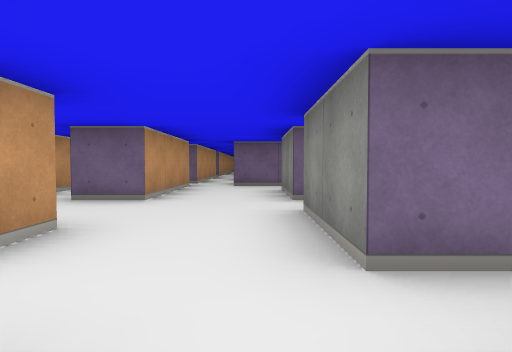
view 1 (above)

16 first-person views from a walk through a cub3D ray-caster map. The camera is about half as high as the walls, tilts 2° down and sees 75° across. The floor is counted in squares. Each view is taken from the middle of a square. On the plan, view 1 faces up. The plan holds only what a view shows up to about 9 squares ahead; the rest is blank.

view 2
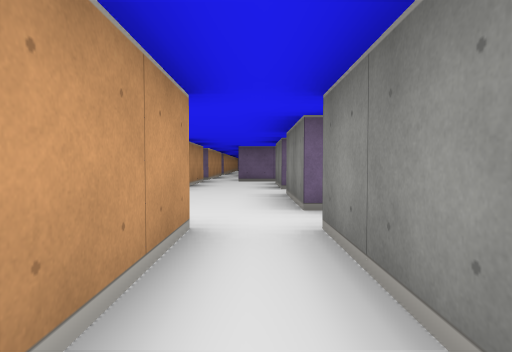

view 3
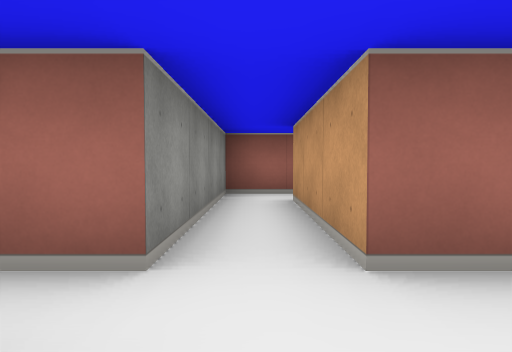

view 4
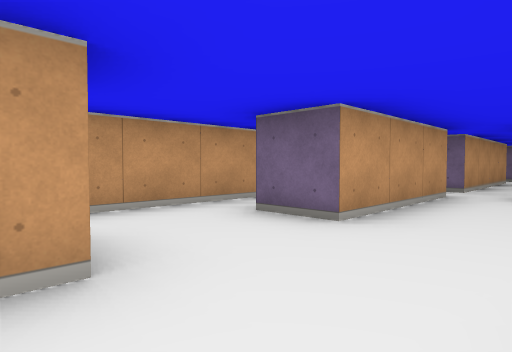

view 5
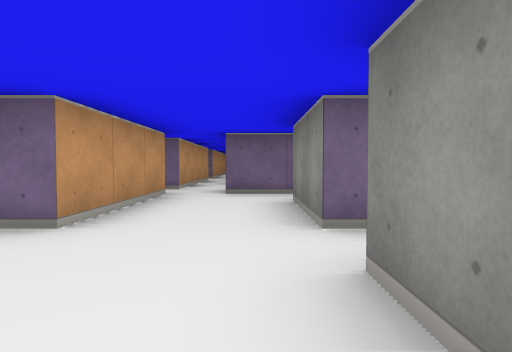

view 6
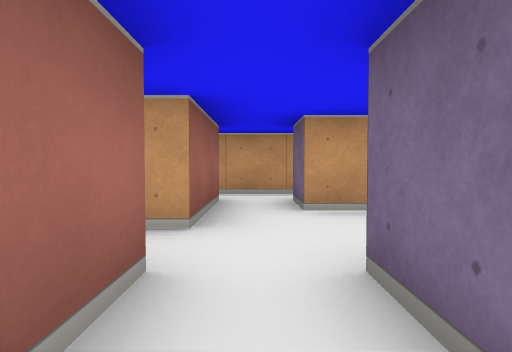

view 7
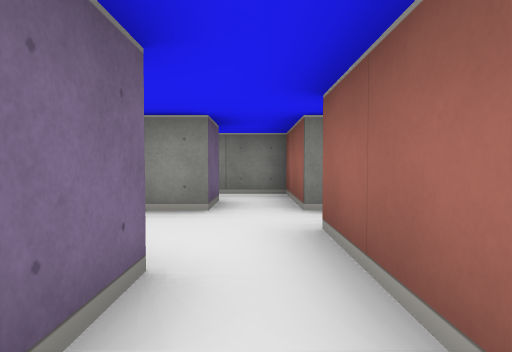

view 8
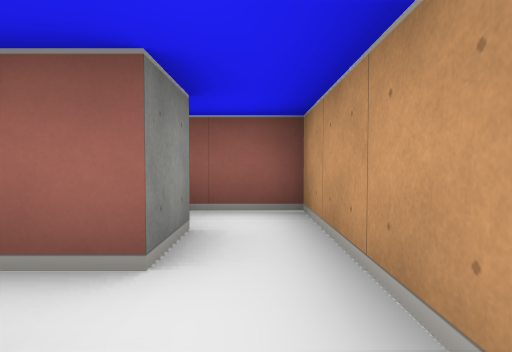

view 9
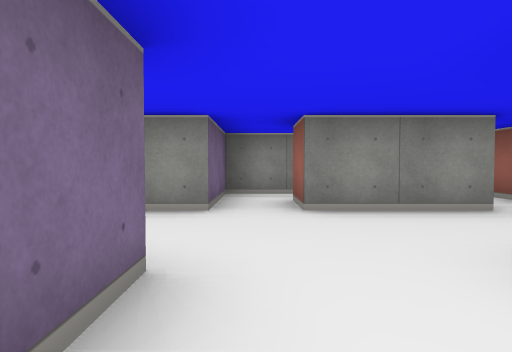

view 10
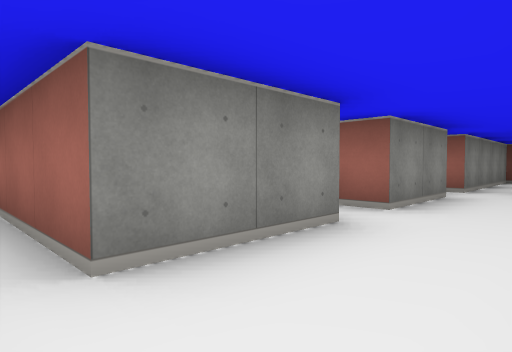

view 11
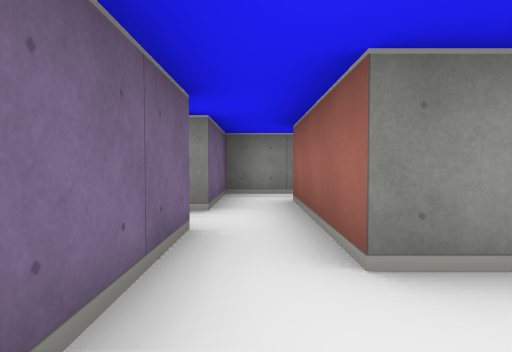

view 12
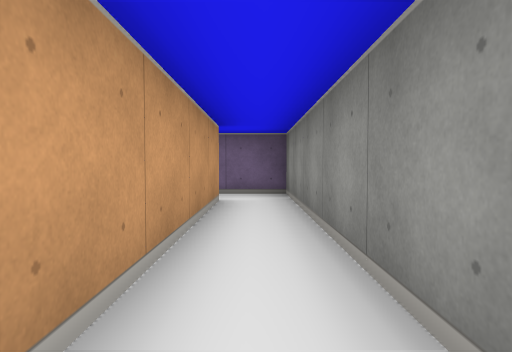

view 13
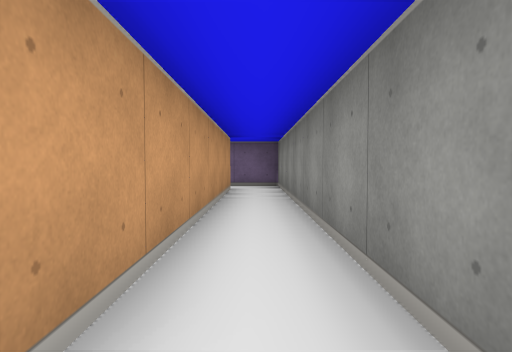

view 14
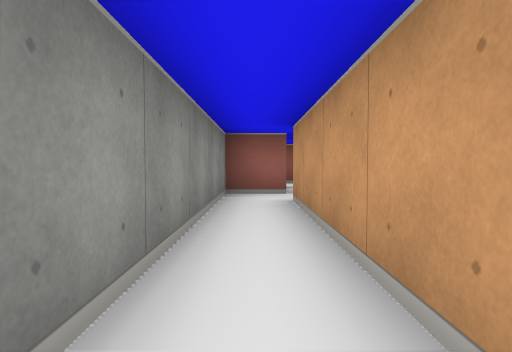

view 15
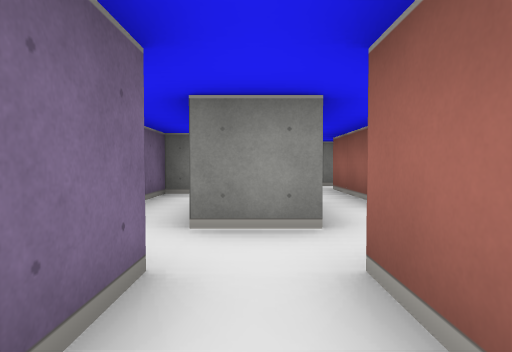

view 16
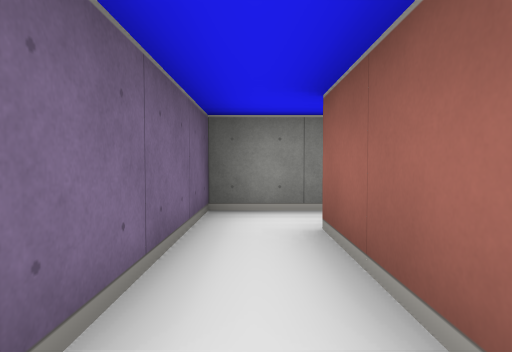

### Floor plan
Points are (right, up) in squares from view 1. A wall is a line through its corners. A room is listed if a view was taken in it or the views show most of it. See-through windows are left out.
Room 1 (views 1, 2)
walls: (-0.6, -3.5) (0.5, -3.5) (0.5, 0.5); (-0.5, 0.5) (-0.5, -2.5)
ways out: opening at (0, 1) to room 2
Room 2 (views 3, 4, 5, 7, 8, 9, 15)
walls: (-2.4, 7.5) (-1.5, 7.5); (-1.5, 8.5) (-2.4, 8.5); (-1.5, 6.5) (-1.5, 4.5) (-2.5, 4.5); (-3.5, 6.4) (-3.5, 3.1); (1.5, 4.5) (0.5, 4.5) (0.5, 6.5); (-1.5, 2.6) (-1.5, 1.5) (-2.5, 1.5); (-3.5, 1.6) (-3.5, -1.5) (-2.2, -1.5); (1.5, 1.5) (0.5, 1.5) (0.5, 3.5) (1.5, 3.5); (0.5, 0.5) (1.5, 0.5); (-2.5, -0.5) (-2.5, 0.5) (-0.5, 0.5)
ways out: opening at (0, 1) to room 1; opening at (1, 1) to room 3; opening at (-2, 8) to room 4; opening at (-0.5, 5.5) to room 4; opening at (1, 4) to room 7
Room 3 (view 6)
walls: (1.5, 0.5) (2.5, 0.5) (2.5, 1.6)
ways out: opening at (1, 1) to room 2; opening at (2, 2.5) to room 7
Room 4 (views 10, 11, 16)
walls: (-1.5, 12.5) (-1.5, 8.5); (1.5, 9.5) (-0.4, 9.5); (-1.5, 7.5) (-1.5, 6.5); (1.5, 7.5) (-0.5, 7.5) (-0.5, 8.5) (1.5, 8.5); (0.5, 6.5) (1.5, 6.5)
ways out: opening at (-2, 8) to room 2; opening at (-0.5, 5.5) to room 2; opening at (1, 7) to room 6; opening at (0.5, 9) to room 8
Room 5 (views 12, 13, 14)
walls: (3.5, 6.5) (3.5, 0.5); (3.4, -0.5) (4.5, -0.5) (4.5, 7.5) (3.5, 7.5)
ways out: opening at (3, 7) to room 6
Room 6 (no view inside)
walls: (1.5, 6.5) (3.5, 6.5); (3.5, 7.5) (2.5, 7.5) (2.5, 8.5)
ways out: opening at (1, 7) to room 4; opening at (3, 7) to room 5; opening at (2, 8) to room 8
Room 7 (no view inside)
walls: (2.5, 3.4) (2.5, 4.5) (1.5, 4.5)
ways out: opening at (1, 4) to room 2; opening at (2, 2.5) to room 3
Room 8 (no view inside)
walls: (2.5, 8.5) (2.5, 9.5) (1.5, 9.5)
ways out: opening at (0.5, 9) to room 4; opening at (2, 8) to room 6

Where each view was taken, in squares from view 1:
view 1: 0 up, 0 right, facing up
view 2: 2 down, 0 right, facing up
view 3: 2 up, 0 right, facing down
view 4: 2 up, 0 right, facing up-left
view 5: 2 up, 0 right, facing up
view 6: 1 up, 2 right, facing left
view 7: 1 up, 3 left, facing right
view 8: 2 up, 3 left, facing down
view 9: 4 up, 3 left, facing right
view 10: 7 up, 1 left, facing down-right
view 11: 7 up, 1 left, facing right
view 12: 2 up, 4 right, facing up
view 13: 0 up, 4 right, facing up
view 14: 5 up, 4 right, facing down
view 15: 8 up, 3 left, facing right
view 16: 9 up, 1 left, facing right
